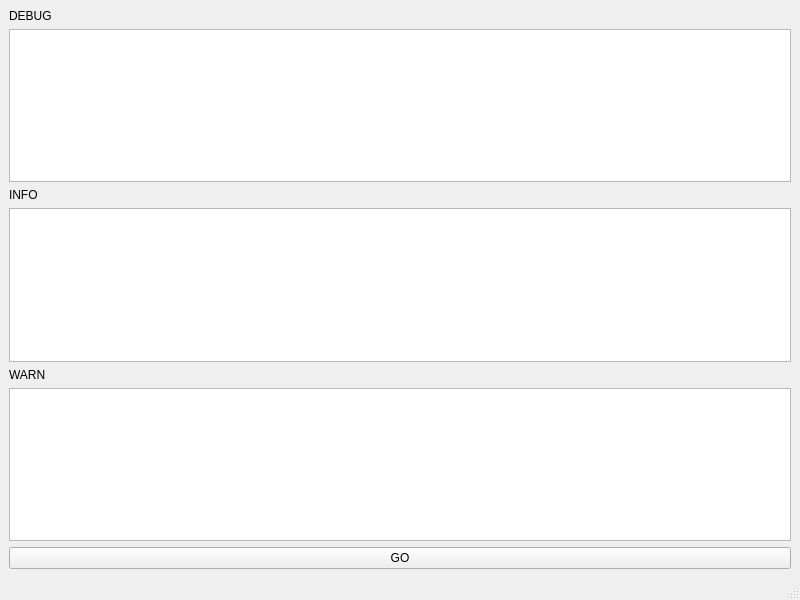
<?xml version="1.0" encoding="UTF-8"?>
<ui version="4.0">
 <class>MainWindow</class>
 <widget class="QMainWindow" name="MainWindow">
  <property name="geometry">
   <rect>
    <x>0</x>
    <y>0</y>
    <width>800</width>
    <height>600</height>
   </rect>
  </property>
  <property name="windowTitle">
   <string>MainWindow</string>
  </property>
  <widget class="QWidget" name="centralwidget">
   <layout class="QVBoxLayout" name="verticalLayout">
    <item>
     <widget class="QLabel" name="labelDebug">
      <property name="text">
       <string>DEBUG</string>
      </property>
     </widget>
    </item>
    <item>
     <widget class="QListWidget" name="listDebug"/>
    </item>
    <item>
     <widget class="QLabel" name="labelInfo">
      <property name="text">
       <string>INFO</string>
      </property>
     </widget>
    </item>
    <item>
     <widget class="QListWidget" name="listInfo"/>
    </item>
    <item>
     <widget class="QLabel" name="labelWarn">
      <property name="text">
       <string>WARN</string>
      </property>
     </widget>
    </item>
    <item>
     <widget class="QListWidget" name="listWarn"/>
    </item>
    <item>
     <widget class="QPushButton" name="buttonTrigger">
      <property name="text">
       <string>GO</string>
      </property>
     </widget>
    </item>
   </layout>
  </widget>
  <widget class="QMenuBar" name="menubar">
   <property name="geometry">
    <rect>
     <x>0</x>
     <y>0</y>
     <width>800</width>
     <height>21</height>
    </rect>
   </property>
  </widget>
  <widget class="QStatusBar" name="statusbar"/>
 </widget>
 <resources/>
 <connections/>
</ui>
